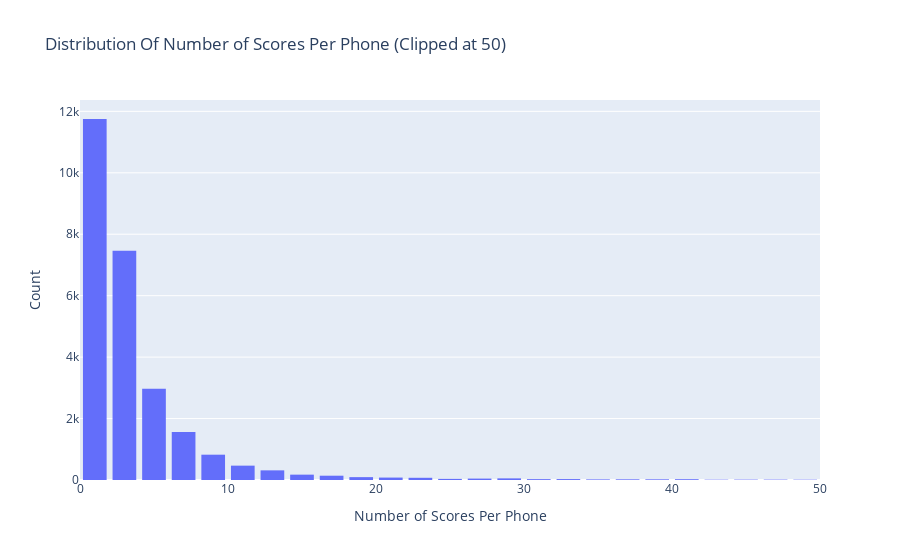

Notebook source saved alongside this figure:
### Markdown cell above
## Ratings Distribution By Product (Phone)

### Code cell
# Number of ratings per phone
data = sample_df.groupby('product')['score'].count().clip(upper=50)

# Create trace
trace = go.Histogram(x = data.values,
                     name = 'Scores',
                     xbins = dict(start = 0,
                                  end = 50,
                                  size = 2))
# Create layout
layout = go.Layout(title = 'Distribution Of Number of Scores Per Phone (Clipped at 50)',
                   xaxis = dict(title = 'Number of Scores Per Phone'),
                   yaxis = dict(title = 'Count'),
                   bargap = 0.2)

# Create plot
fig = go.Figure(data=[trace], layout=layout)
iplot(fig)

### Figure 1 — Plotly figure (JSON) as saved in the notebook; plotly's stock layout.template omitted (floating-point values rounded to 4 significant figures; data arrays with more than 128 entries replaced by an {"elided": "..."} marker saying what was removed)
{"data": [{"name": "Scores", "type": "histogram", "x": {"elided": "26363 int values"}, "xbins": {"end": 50, "size": 2, "start": 0}}], "layout": {"bargap": 0.2, "title": {"text": "Distribution Of Number of Scores Per Phone (Clipped at 50)"}, "xaxis": {"title": {"text": "Number of Scores Per Phone"}}, "yaxis": {"title": {"text": "Count"}}}}
